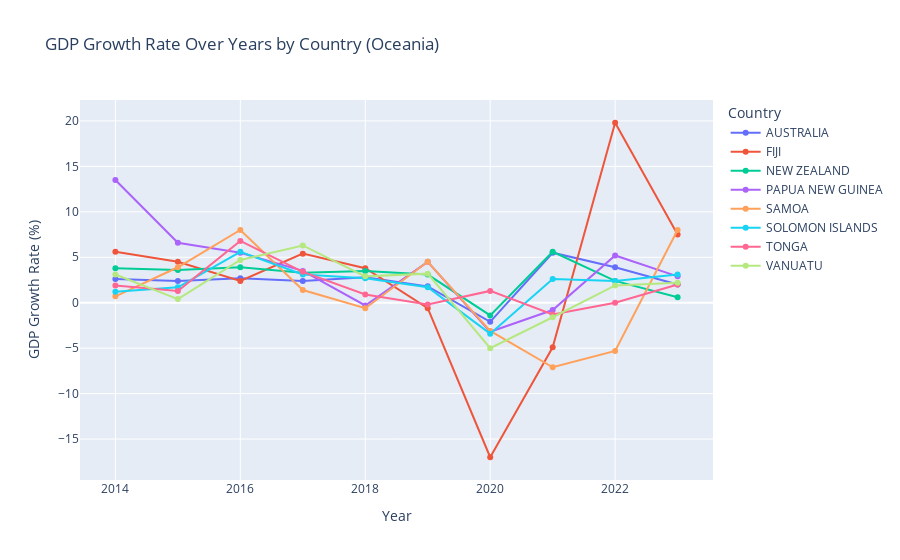

Write notebook code for a chart like this one.
### Code cell
# Plotting GDP Growth Against Time for Every Country

# Filter GDP Growth Rate columns
gdp_growth_cols = [col for col in oceania_mean_reset.columns if 'GDP Growth Rate %' in col]

# Reshape the DataFrame
gdp_long = oceania_mean_reset.melt(id_vars=['Country'], 
                          value_vars=gdp_growth_cols, 
                          var_name='Year', 
                          value_name='GDP Growth Rate')

# Extract the year from the column name
gdp_long['Year'] = gdp_long['Year'].str.extract(r'\[(\d{4})\]').astype(int)

fig = px.line(gdp_long, x='Year', y='GDP Growth Rate', color='Country',
              labels={'GDP Growth Rate': 'GDP Growth Rate (%)', 'Year': 'Year'},
              title='GDP Growth Rate Over Years by Country (Oceania)')

# Show the plot
fig.update_traces(mode='lines+markers')
fig.show()

# Insights:
# Fiji has dynamic changes in its GDP growth rate from a highly negative 17% in 2020 during the pandemic to 19.8% in 2022. 
# This can be attributed to a strong post-pandemic recovery driven by factors such as the resurgence of tourism, which is a key sector for the country's economy, 
# and the global rebound in trade and demand.
# The other countries seem to similar to each other
# In 2023, the GRP rates seem to converge to the pre-pandemic growth rates, suggesting stabilization.

### Figure 1 — Plotly figure (JSON) as saved in the notebook; plotly's stock layout.template omitted (floating-point values rounded to 4 significant figures)
{"data": [{"hovertemplate": "Country=AUSTRALIA<br>Year=%{x}<br>GDP Growth Rate (%)=%{y}<extra></extra>", "legendgroup": "AUSTRALIA", "line": {"color": "#636efa", "dash": "solid"}, "marker": {"symbol": "circle"}, "mode": "lines+markers", "name": "AUSTRALIA", "orientation": "v", "showlegend": true, "type": "scatter", "x": [2014, 2015, 2016, 2017, 2018, 2019, 2020, 2021, 2022, 2023], "xaxis": "x", "y": [2.6, 2.4, 2.7, 2.4, 2.8, 1.8, -2.1, 5.5, 3.9, 2], "yaxis": "y"}, {"hovertemplate": "Country=FIJI<br>Year=%{x}<br>GDP Growth Rate (%)=%{y}<extra></extra>", "legendgroup": "FIJI", "line": {"color": "#EF553B", "dash": "solid"}, "marker": {"symbol": "circle"}, "mode": "lines+markers", "name": "FIJI", "orientation": "v", "showlegend": true, "type": "scatter", "x": [2014, 2015, 2016, 2017, 2018, 2019, 2020, 2021, 2022, 2023], "xaxis": "x", "y": [5.6, 4.5, 2.4, 5.4, 3.8, -0.6, -17, -4.9, 19.8, 7.5], "yaxis": "y"}, {"hovertemplate": "Country=NEW ZEALAND<br>Year=%{x}<br>GDP Growth Rate (%)=%{y}<extra></extra>", "legendgroup": "NEW ZEALAND", "line": {"color": "#00cc96", "dash": "solid"}, "marker": {"symbol": "circle"}, "mode": "lines+markers", "name": "NEW ZEALAND", "orientation": "v", "showlegend": true, "type": "scatter", "x": [2014, 2015, 2016, 2017, 2018, 2019, 2020, 2021, 2022, 2023], "xaxis": "x", "y": [3.8, 3.6, 3.9, 3.3, 3.5, 3.1, -1.4, 5.6, 2.4, 0.6], "yaxis": "y"}, {"hovertemplate": "Country=PAPUA NEW GUINEA<br>Year=%{x}<br>GDP Growth Rate (%)=%{y}<extra></extra>", "legendgroup": "PAPUA NEW GUINEA", "line": {"color": "#ab63fa", "dash": "solid"}, "marker": {"symbol": "circle"}, "mode": "lines+markers", "name": "PAPUA NEW GUINEA", "orientation": "v", "showlegend": true, "type": "scatter", "x": [2014, 2015, 2016, 2017, 2018, 2019, 2020, 2021, 2022, 2023], "xaxis": "x", "y": [13.5, 6.6, 5.5, 3.5, -0.3, 4.5, -3.2, -0.8, 5.2, 2.9], "yaxis": "y"}, {"hovertemplate": "Country=SAMOA<br>Year=%{x}<br>GDP Growth Rate (%)=%{y}<extra></extra>", "legendgroup": "SAMOA", "line": {"color": "#FFA15A", "dash": "solid"}, "marker": {"symbol": "circle"}, "mode": "lines+markers", "name": "SAMOA", "orientation": "v", "showlegend": true, "type": "scatter", "x": [2014, 2015, 2016, 2017, 2018, 2019, 2020, 2021, 2022, 2023], "xaxis": "x", "y": [0.7, 3.9, 8, 1.4, -0.6, 4.5, -3.1, -7.1, -5.3, 8], "yaxis": "y"}, {"hovertemplate": "Country=SOLOMON ISLANDS<br>Year=%{x}<br>GDP Growth Rate (%)=%{y}<extra></extra>", "legendgroup": "SOLOMON ISLANDS", "line": {"color": "#19d3f3", "dash": "solid"}, "marker": {"symbol": "circle"}, "mode": "lines+markers", "name": "SOLOMON ISLANDS", "orientation": "v", "showlegend": true, "type": "scatter", "x": [2014, 2015, 2016, 2017, 2018, 2019, 2020, 2021, 2022, 2023], "xaxis": "x", "y": [1.2, 1.7, 5.6, 3.1, 2.7, 1.7, -3.4, 2.6, 2.4, 3.1], "yaxis": "y"}, {"hovertemplate": "Country=TONGA<br>Year=%{x}<br>GDP Growth Rate (%)=%{y}<extra></extra>", "legendgroup": "TONGA", "line": {"color": "#FF6692", "dash": "solid"}, "marker": {"symbol": "circle"}, "mode": "lines+markers", "name": "TONGA", "orientation": "v", "showlegend": true, "type": "scatter", "x": [2014, 2015, 2016, 2017, 2018, 2019, 2020, 2021, 2022, 2023], "xaxis": "x", "y": [1.9, 1.3, 6.8, 3.4, 0.9, -0.2, 1.3, -1.3, 0, 2], "yaxis": "y"}, {"hovertemplate": "Country=VANUATU<br>Year=%{x}<br>GDP Growth Rate (%)=%{y}<extra></extra>", "legendgroup": "VANUATU", "line": {"color": "#B6E880", "dash": "solid"}, "marker": {"symbol": "circle"}, "mode": "lines+markers", "name": "VANUATU", "orientation": "v", "showlegend": true, "type": "scatter", "x": [2014, 2015, 2016, 2017, 2018, 2019, 2020, 2021, 2022, 2023], "xaxis": "x", "y": [3.1, 0.4, 4.7, 6.3, 2.9, 3.2, -5, -1.6, 1.9, 2.2], "yaxis": "y"}], "layout": {"legend": {"title": {"text": "Country"}, "tracegroupgap": 0}, "title": {"text": "GDP Growth Rate Over Years by Country (Oceania)"}, "xaxis": {"anchor": "y", "domain": [0, 1], "title": {"text": "Year"}}, "yaxis": {"anchor": "x", "domain": [0, 1], "title": {"text": "GDP Growth Rate (%)"}}}}
